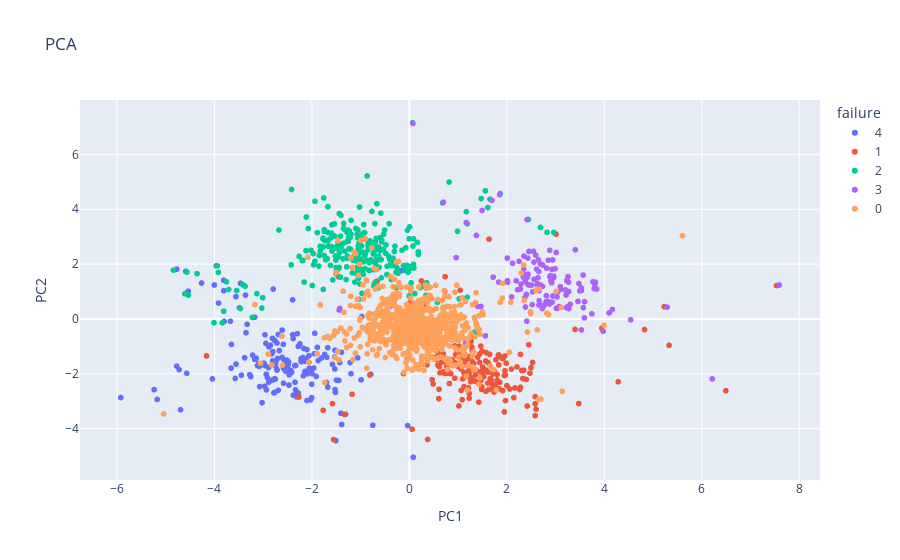

This figure's notebook cell:
### Code cell
fig = px.scatter(datos_telemetria_agg_pca, x='PC1', y='PC2',color='failure', title='PCA')
fig.show()

### Figure 1 — Plotly figure (JSON) as saved in the notebook; plotly's stock layout.template omitted (floating-point values rounded to 4 significant figures; data arrays with more than 128 entries replaced by an {"elided": "..."} marker saying what was removed)
{"data": [{"hovertemplate": "failure=4<br>PC1=%{x}<br>PC2=%{y}<extra></extra>", "legendgroup": "4", "marker": {"color": "#636efa", "symbol": "circle"}, "mode": "markers", "name": "4", "showlegend": true, "type": "scattergl", "x": {"elided": "179 float values"}, "xaxis": "x", "y": {"elided": "179 float values"}, "yaxis": "y"}, {"hovertemplate": "failure=1<br>PC1=%{x}<br>PC2=%{y}<extra></extra>", "legendgroup": "1", "marker": {"color": "#EF553B", "symbol": "circle"}, "mode": "markers", "name": "1", "showlegend": true, "type": "scattergl", "x": {"elided": "192 float values"}, "xaxis": "x", "y": {"elided": "192 float values"}, "yaxis": "y"}, {"hovertemplate": "failure=2<br>PC1=%{x}<br>PC2=%{y}<extra></extra>", "legendgroup": "2", "marker": {"color": "#00cc96", "symbol": "circle"}, "mode": "markers", "name": "2", "showlegend": true, "type": "scattergl", "x": {"elided": "259 float values"}, "xaxis": "x", "y": {"elided": "259 float values"}, "yaxis": "y"}, {"hovertemplate": "failure=3<br>PC1=%{x}<br>PC2=%{y}<extra></extra>", "legendgroup": "3", "marker": {"color": "#ab63fa", "symbol": "circle"}, "mode": "markers", "name": "3", "showlegend": true, "type": "scattergl", "x": {"elided": "131 float values"}, "xaxis": "x", "y": {"elided": "131 float values"}, "yaxis": "y"}, {"hovertemplate": "failure=0<br>PC1=%{x}<br>PC2=%{y}<extra></extra>", "legendgroup": "0", "marker": {"color": "#FFA15A", "symbol": "circle"}, "mode": "markers", "name": "0", "showlegend": true, "type": "scattergl", "x": {"elided": "761 float values"}, "xaxis": "x", "y": {"elided": "761 float values"}, "yaxis": "y"}], "layout": {"legend": {"title": {"text": "failure"}, "tracegroupgap": 0}, "title": {"text": "PCA"}, "xaxis": {"anchor": "y", "domain": [0, 1], "title": {"text": "PC1"}}, "yaxis": {"anchor": "x", "domain": [0, 1], "title": {"text": "PC2"}}}}
